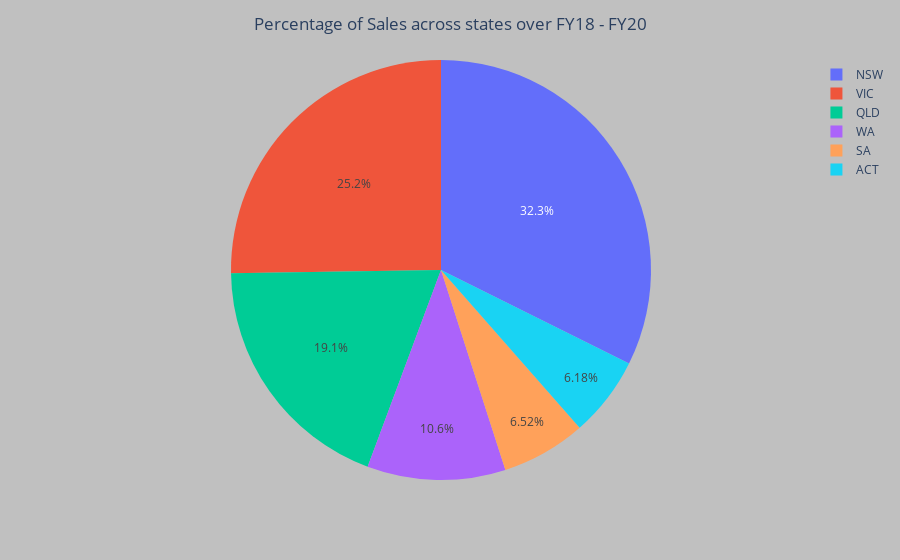

The notebook cell saved with this chart:
### Code cell
fig = px.pie(df1, values='Sales', names='State')
fig.update_layout(paper_bgcolor="#C0C0C0",title_text='Percentage of Sales across states over FY18 - FY20', title_x=0.5)
#fig.update_layout(paper_bgcolor="black")
fig.show()

### Figure 1 — Plotly figure (JSON) as saved in the notebook; plotly's stock layout.template omitted (floating-point values rounded to 4 significant figures; data arrays with more than 128 entries replaced by an {"elided": "..."} marker saying what was removed)
{"data": [{"domain": {"x": [0, 1], "y": [0, 1]}, "hovertemplate": "State=%{label}<br>Sales=%{value}<extra></extra>", "labels": {"elided": "875 str values"}, "legendgroup": "", "name": "", "showlegend": true, "type": "pie", "values": {"elided": "875 float values"}}], "layout": {"legend": {"tracegroupgap": 0}, "margin": {"t": 60}, "paper_bgcolor": "#C0C0C0", "title": {"text": "Percentage of Sales across states over FY18 - FY20", "x": 0.5}}}
